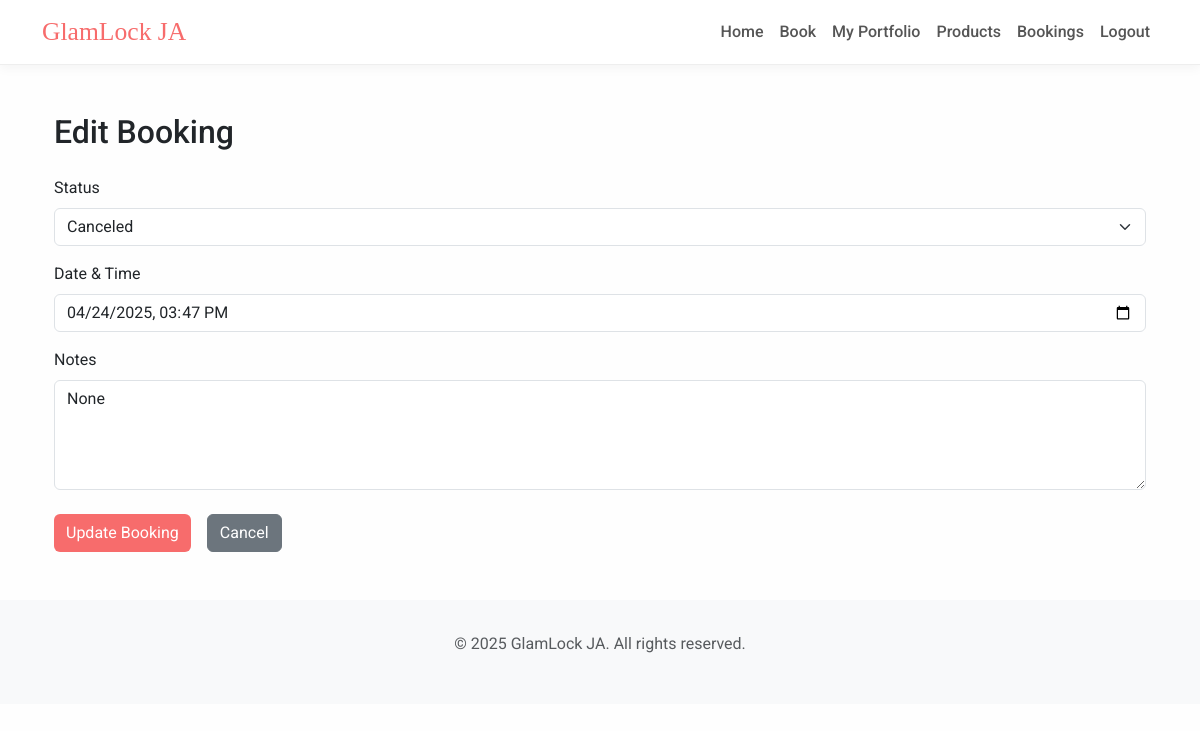
Page /bookings/edit-booking/4 (signed in) on the committed database.
### models/models.py (models this page shows)
class Booking(db.Model):
    __tablename__ = 'booking'
    id = db.Column(db.Integer, primary_key=True)
    user_id = db.Column(db.Integer, db.ForeignKey('users.id'))
    artist_id = db.Column(db.Integer, db.ForeignKey('artist.id'))
    service_type = db.Column(db.String(50))
    datetime = db.Column(db.DateTime, nullable=False)
    status = db.Column(db.String(20), default='pending')
    notes = db.Column(db.Text)
    client = db.relationship('User', foreign_keys=[user_id], back_populates='client_bookings')
    artist = db.relationship('Artist', foreign_keys=[artist_id], back_populates='artist_bookings')

### operation/bookings/routes.py (the view, shortened to what this page needs)
@bookings_bp.route('/edit-booking/<int:booking_id>', methods=['GET', 'POST'])
@login_required
def edit_booking(booking_id):
    booking = Booking.query.get_or_404(booking_id)
    if not current_user.artist_profile or booking.artist_id != current_user.artist_profile.id:
        abort(403)
    form = EditBookingForm(obj=booking)
    return render_template('bookings/edit_booking.html', form=form, booking=booking)

### forms/forms.py
class EditBookingForm(FlaskForm):
    status = SelectField('Status',
        choices=[
            ('pending', 'Pending'),
            ('confirmed', 'Confirmed'),
            ('completed', 'Completed'),
            ('canceled', 'Canceled')
        ],
        validators=[DataRequired()]
    )
    datetime = DateTimeLocalField(
        'Date & Time',
        format='%Y-%m-%dT%H:%M',
        validators=[DataRequired()]
    )
    notes = TextAreaField('Notes')

### templates/bookings/edit_booking.html (shortened to what this page needs)
{% extends "base.html" %}
{% block content %}
<div class="container mt-5">
  <h2 class="mb-4">Edit Booking</h2>
  <form method="POST">
    <div class="mb-3">
      {{ form.status.label(class="form-label") }}
      {{ form.status(class="form-select") }}
    </div>
    <div class="mb-3">
      {{ form.datetime.label(class="form-label") }}
      {{ form.datetime(class="form-control") }}
    </div>
    <div class="mb-3">
      {{ form.notes.label(class="form-label") }}
      {{ form.notes(class="form-control", rows=4) }}
    </div>
    <div class="d-flex gap-3 mt-4">
      <button type="submit" class="btn btn-primary">Update Booking</button>
      <a href="{{ url_for('bookings.artist_bookings') }}" class="btn btn-secondary">Cancel</a>
    </div>
  </form>
</div>
{% endblock %}

### templates/base.html (style rules this page uses)
body { font-family: 'Roboto', sans-serif; background-color: #fefefe; }
.btn-primary { background-color: #f76c6c; border: none; }

### rows in the picture
Booking: status "Canceled", datetime "04/24/2025 15:47", notes "None"

### other values in the picture
{{ current_year or 2025 }} "2025"
